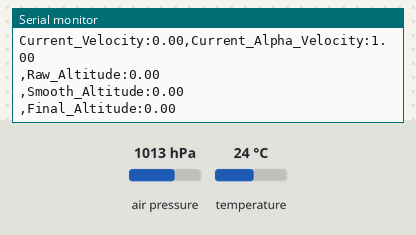
Bench run of a sketch on a simulated ESP32-S3. On the bench: the last lines printed to the serial monitor. Wiring (inferred from the names in the program): BMP280 pressure sensor at I2C address 0x76. The inputs (shaded band) are chosen by the test bench; at power-on: air pressure 1013 hPa, temperature 24 °C.

Above: at 5.3 s.
5.4 s: air pressure set to 952 hPa
At 5.45 s:
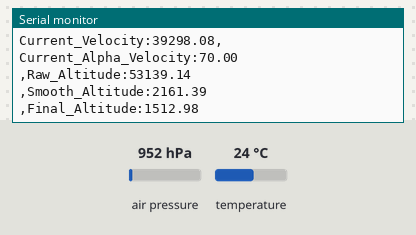
6.9 s: temperature set to 12 °C
At 6.99 s:
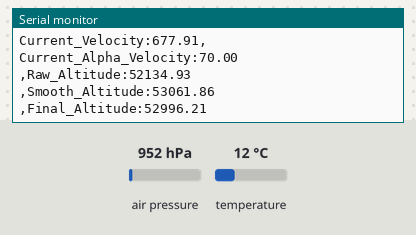
8.4 s: air pressure set to 975 hPa
At 8.52 s:
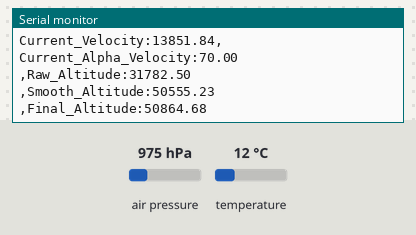
Timing chart, 0 to 11.4 s (numbered marks = the images above; inputs shaded):
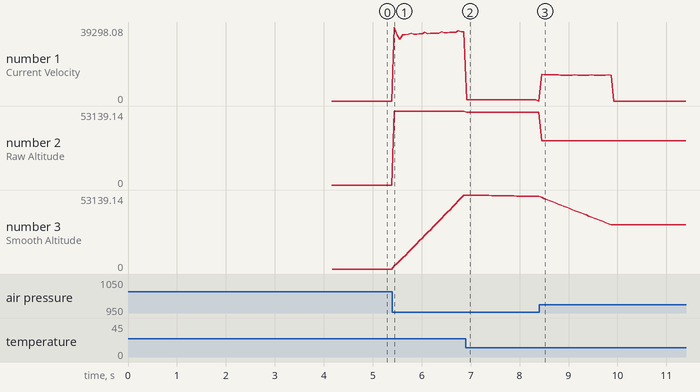

The sketch:

ESP32_S3_Adaptive_Filter_Barometer.ino
```cpp
// (licence header left out)
#include <Wire.h>

// Define your custom I2C pins
#define CUSTOM_SDA_PIN 4
#define CUSTOM_SCL_PIN 5

// Circular buffer settings
#define BUFFER_SIZE 26  // Number of pressure readings to average

// Adaptive filter settings
#define DEADBAND_CM 2.0          // Ignore changes smaller than this (noise threshold)
#define SLOW_CHANGE_THRESHOLD 5.0   // cm/sec - below this = slow movement
#define FAST_CHANGE_THRESHOLD 15.0  // cm/sec - above this = fast movement

// Filter coefficients (alpha values)
#define ALPHA_STATIONARY 0.01    // Heavy filtering when not moving (1% new, 99% old)
#define ALPHA_SLOW 0.05          // Medium filtering for slow movements
#define ALPHA_FAST 0.3           // Light filtering for fast movements
#define ALPHA_VERY_FAST 0.7      // Minimal filtering for very fast movements

// BMP280 calibration coefficients
uint16_t dig_T1, dig_P1;
int16_t  dig_T2, dig_T3, dig_P2, dig_P3, dig_P4, dig_P5;
int16_t  dig_P6, dig_P7, dig_P8, dig_P9;

// Pressure and altitude variables
double PressureRaw;           // Raw pressure from sensor (hPa)
double PressureSmooth;        // Smoothed pressure from circular buffer
float AltitudeRaw;            // Altitude calculated from raw pressure
float AltitudeSmooth;         // Altitude calculated from smoothed pressure
float AltitudeFinal;          // Final filtered altitude
float AltitudeBarometerStartUp;

// Adaptive filtering variables
float previousAltitudeSmooth = 0;
unsigned long previousTime = 0;
float currentVelocity = 0;
float currentAlpha = ALPHA_STATIONARY;
bool firstRun = true;

// Circular buffer variables (for PRESSURE, not altitude)
double pressureBuffer[BUFFER_SIZE];  // Buffer stores pressure values
int bufferIndex = 0;
bool bufferFull = false;
double bufferSum = 0;

int RateCalibrationNumber;

void barometer_signals(void){
  Wire.beginTransmission(0x76);
  Wire.write(0xF7);
  Wire.endTransmission();
  Wire.requestFrom(0x76,6);
  uint32_t press_msb = Wire.read();
  uint32_t press_lsb = Wire.read();
  uint32_t press_xlsb = Wire.read();
  uint32_t temp_msb = Wire.read();
  uint32_t temp_lsb = Wire.read();
  uint32_t temp_xlsb = Wire.read();
  unsigned long int adc_P = (press_msb << 12) | (press_lsb << 4) | (press_xlsb >>4);
  unsigned long int adc_T = (temp_msb << 12) | (temp_lsb << 4) | (temp_xlsb >>4);
  signed long int var1, var2;
  var1 = ((((adc_T >> 3) - ((signed long int )dig_T1 <<1)))* ((signed long int )dig_T2)) >> 11;
  var2 = (((((adc_T >> 4) - ((signed long int )dig_T1)) * ((adc_T>>4) - ((signed long int )dig_T1)))>> 12) * ((signed long int )dig_T3)) >> 14;
  signed long int t_fine = var1 + var2;
  unsigned long int p;
  var1 = (((signed long int )t_fine)>>1) - (signed long int )64000;
  var2 = (((var1>>2) * (var1>>2)) >> 11) * ((signed long int )dig_P6);
  var2 = var2 + ((var1*((signed long int )dig_P5)) <<1);
  var2 = (var2>>2)+(((signed long int )dig_P4)<<16);
  var1 = (((dig_P3 * (((var1>>2)*(var1>>2)) >> 13))>>3)+((((signed long int )dig_P2) * var1)>>1))>>18;
  var1 = ((((32768+var1))*((signed long int )dig_P1)) >>15);
  if (var1 == 0) { p=0;}
  p = (((unsigned long int )(((signed long int ) 1048576)-adc_P)-(var2>>12)))*3125;
  if(p<0x80000000){ p = (p << 1) / ((unsigned long int ) var1);}
  else { p = (p / (unsigned long int )var1) * 2;  }
  var1 = (((signed long int )dig_P9) * ((signed long int ) (((p>>3) * (p>>3))>>13)))>>12;
  var2 = (((signed long int )(p>>2)) * ((signed long int )dig_P8))>>13;
  p = (unsigned long int)((signed long int )p + ((var1 + var2+ dig_P7) >> 4));

  // Store RAW pressure (this is what we'll filter)
  PressureRaw = (double)p / 100.0;  // Convert to hPa
}

// Convert pressure to altitude using barometric formula
float pressureToAltitude(double pressure) {
  return 44330 * (1 - pow(pressure / 1013.25, 1/5.255)) * 100; // Result in cm
}

// Add new PRESSURE reading to circular buffer
void updatePressureBuffer(double newPressure) {
  // Remove the old pressure from running sum (if buffer was full)
  if (bufferFull) {
    bufferSum -= pressureBuffer[bufferIndex];
  }

  // Add new pressure reading to current position
  pressureBuffer[bufferIndex] = newPressure;
  bufferSum += newPressure;

  // Move to next position (wrap around if at end)
  bufferIndex++;
  if (bufferIndex >= BUFFER_SIZE) {
    bufferIndex = 0;
    bufferFull = true;  // Buffer is now full
  }

  // Calculate average pressure
  int validReadings = bufferFull ? BUFFER_SIZE : bufferIndex;
  PressureSmooth = bufferSum / validReadings;
}

// Adaptive filter with deadband and rate-based switching
void updateAdaptiveFilter() {
  unsigned long currentTime = millis();

  if (firstRun) {
    AltitudeFinal = AltitudeSmooth;
    previousAltitudeSmooth = AltitudeSmooth;
    previousTime = currentTime;
    firstRun = false;
    return;
  }

  // Calculate time difference in seconds
  float deltaTime = (currentTime - previousTime) / 1000.0;
  if (deltaTime <= 0) return; // Avoid division by zero

  // Calculate velocity (rate of change)
  float altitudeChange = AltitudeSmooth - previousAltitudeSmooth;
  currentVelocity = abs(altitudeChange) / deltaTime; // cm/sec

  // Apply deadband - ignore small changes (likely noise)
  if (abs(altitudeChange) < DEADBAND_CM) {
    // Within deadband - use heavy filtering to reject noise
    currentAlpha = ALPHA_STATIONARY;
  } else {
    // Outside deadband - adjust filter based on velocity
    if (currentVelocity < SLOW_CHANGE_THRESHOLD) {
      currentAlpha = ALPHA_SLOW;           // Slow movement
    } else if (currentVelocity < FAST_CHANGE_THRESHOLD) {
      currentAlpha = ALPHA_FAST;           // Fast movement
    } else {
      currentAlpha = ALPHA_VERY_FAST;      // Very fast movement
    }
  }

  // Apply adaptive low-pass filter
  AltitudeFinal = (currentAlpha * AltitudeSmooth) + ((1.0 - currentAlpha) * AltitudeFinal);

  // Update previous values
  previousAltitudeSmooth = AltitudeSmooth;
  previousTime = currentTime;
}

void setup() {
  Serial.begin(115200);
  Wire.setClock(400000);
  Wire.begin(CUSTOM_SDA_PIN, CUSTOM_SCL_PIN);
  delay(250);

  // Configure BMP280
  Wire.beginTransmission(0x76);
  Wire.write(0xF4);
  Wire.write(0x57);
  Wire.endTransmission();
  Wire.beginTransmission(0x76);
  Wire.write(0xF5);
  Wire.write(0x14);
  Wire.endTransmission();

  // Read calibration coefficients
  uint8_t data[24], i=0;
  Wire.beginTransmission(0x76);
  Wire.write(0x88);
  Wire.endTransmission();
  Wire.requestFrom(0x76,24);
  while(Wire.available()){
    data[i] = Wire.read();
    i++;
  }
  dig_T1 = (data[1] << 8) | data[0];
  dig_T2 = (data[3] << 8) | data[2];
  dig_T3 = (data[5] << 8) | data[4];
  dig_P1 = (data[7] << 8) | data[6];
  dig_P2 = (data[9] << 8) | data[8];
  dig_P3 = (data[11]<< 8) | data[10];
  dig_P4 = (data[13]<< 8) | data[12];
  dig_P5 = (data[15]<< 8) | data[14];
  dig_P6 = (data[17]<< 8) | data[16];
  dig_P7 = (data[19]<< 8) | data[18];
  dig_P8 = (data[21]<< 8) | data[20];
  dig_P9 = (data[23]<< 8) | data[22];

  delay(250);

  // Calibrate startup altitude using RAW pressure readings
  double startupPressureSum = 0;
  for (RateCalibrationNumber=0; RateCalibrationNumber<2000; RateCalibrationNumber ++) {
    barometer_signals();
    startupPressureSum += PressureRaw;
    delay(1);
  }
  double startupPressure = startupPressureSum / 2000.0;
  AltitudeBarometerStartUp = pressureToAltitude(startupPressure);

  // Initialize buffer variables
  bufferSum = 0;
  bufferIndex = 0;
  bufferFull = false;
  firstRun = true;

  // Print headers for Serial Plotter
  Serial.println("Raw_Altitude,Smooth_Altitude,Final_Altitude,Velocity,Alpha");
}

void loop() {
  // Step 1: Get raw pressure reading
  barometer_signals();

  // Step 2: Calculate raw altitude (for comparison)
  AltitudeRaw = pressureToAltitude(PressureRaw) - AltitudeBarometerStartUp;

  // Step 3: Apply circular buffer to PRESSURE, then convert to altitude
  updatePressureBuffer(PressureRaw);
  AltitudeSmooth = pressureToAltitude(PressureSmooth) - AltitudeBarometerStartUp;

  // Step 4: Apply adaptive filter with deadband
  updateAdaptiveFilter();

  // Print values for Serial Plotter comparison
  // Serial.print(AltitudeRaw);           // Raw altitude (noisy)
  // Serial.print(",");
  // Serial.print(AltitudeSmooth);        // Circular buffer smoothed
  // Serial.print(",");
  // Serial.print(AltitudeFinal);         // Adaptive filtered (USE THIS for altitude hold)
  // Serial.print(",");
  // Serial.print(currentVelocity);       // Current velocity (cm/sec)
  // Serial.print(",");
  // Serial.println(currentAlpha * 100);  // Current alpha value (scaled for visibility)

  Serial.print("Current_Velocity:");
  Serial.print(currentVelocity);
  Serial.print(",");

  Serial.print("Current_Alpha_Velocity:");
  Serial.println(currentAlpha * 100);
  Serial.print(",");

  Serial.print("Raw_Altitude:");
  Serial.println(AltitudeRaw);
  Serial.print(",");

  Serial.print("Smooth_Altitude:");
  Serial.println(AltitudeSmooth);
  Serial.print(",");

  Serial.print("Final_Altitude:");
  Serial.println(AltitudeFinal);

  delay(50);
}
```

Measured:
- after the input at 5.4 s, the serial monitor: prints a new line at once (image 1)
- plotted number 1: 0 → 36743.49 after the input at 5.4 s
- plotted number 2: 0 → 53139.14 after the input at 5.4 s
- plotted number 3: 0 → 53139.14 after the input at 5.4 s
